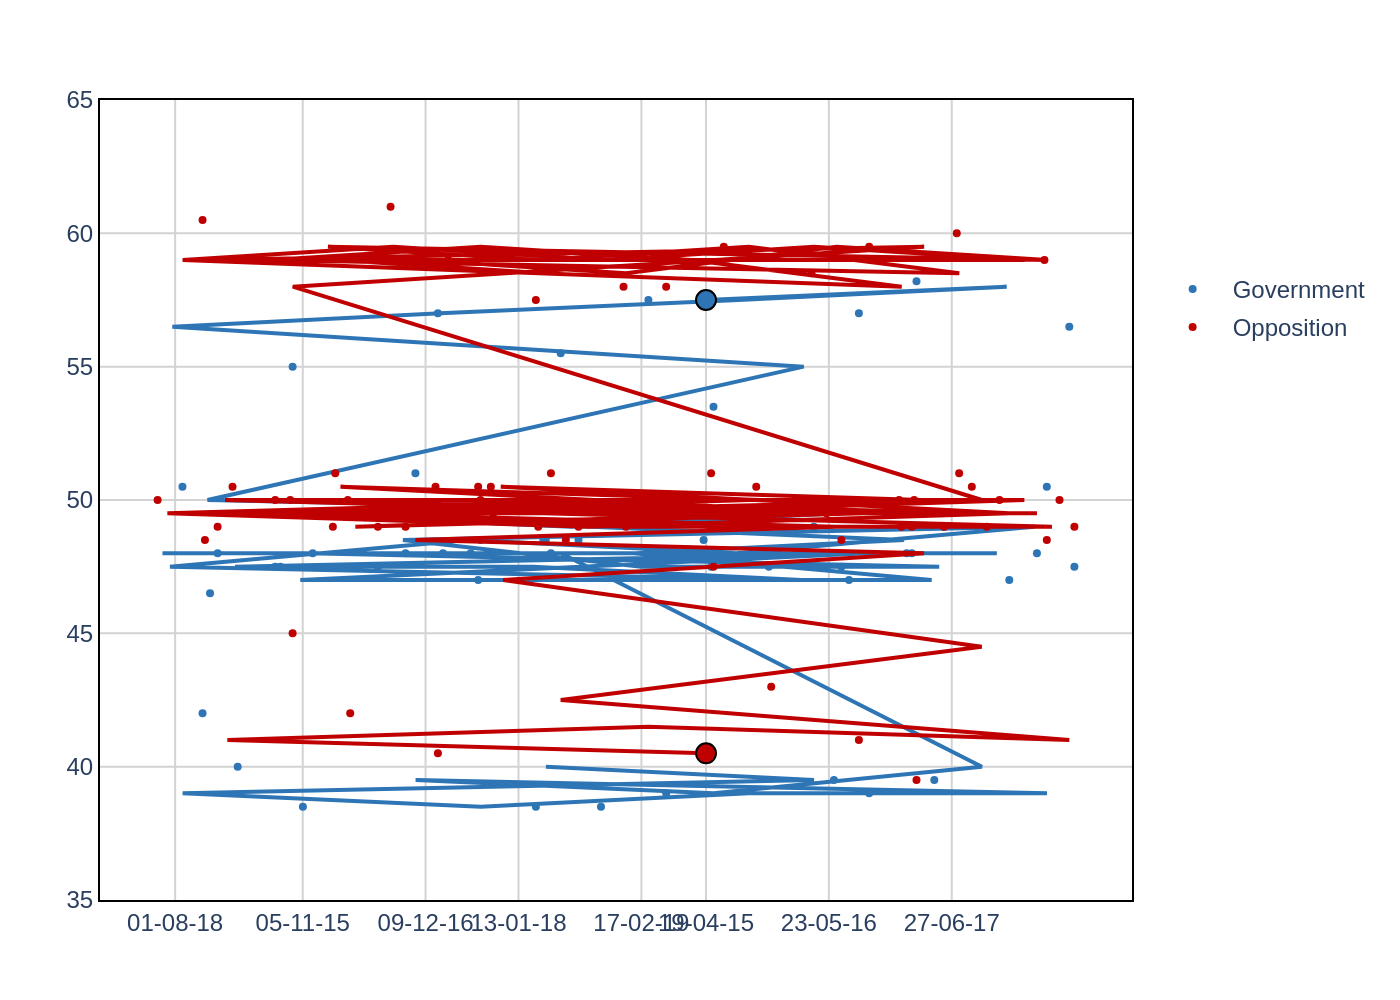

The script that drew this image:
import sys
import json
import plotly.graph_objects as go

# Check for command-line argument
if len(sys.argv) != 2:
    print("Usage: python script.py <path_to_json_file>")
    sys.exit(1)

json_path = sys.argv[1]

# Load data from JSON file
try:
    with open(json_path, 'r', encoding='utf-8') as f:
        chart_data = json.load(f)
except FileNotFoundError:
    print(f"Error: JSON file not found at {json_path}")
    sys.exit(1)
except json.JSONDecodeError:
    print(f"Error: Could not decode JSON from {json_path}")
    sys.exit(1)

# Initialize figure
fig = go.Figure()

# Iterate through each data series in the JSON
for i, series in enumerate(chart_data["chart_data"]):
    color = chart_data["colors"][i]
    series_name = series["name"]

    # Add the main line trace
    fig.add_trace(go.Scatter(
        x=series["x_line"],
        y=series["y_line"],
        mode='lines',
        line=dict(color=color, width=2),
        name=series_name,
        legendgroup=series_name,
        showlegend=False
    ))

    # Add the scatter plot for individual data points
    fig.add_trace(go.Scatter(
        x=series["x_scatter"],
        y=series["y_scatter"],
        mode='markers',
        marker=dict(color=color, size=4),
        name=series_name,
        legendgroup=series_name,
        showlegend=True
    ))

    # Add the large start point
    fig.add_trace(go.Scatter(
        x=series["x_start_point"],
        y=series["y_start_point"],
        mode='markers',
        marker=dict(
            color=color,
            size=10,
            line=dict(width=1, color='black')
        ),
        name=series_name,
        legendgroup=series_name,
        showlegend=False
    ))

# Update layout
texts = chart_data["texts"]
fig.update_layout(
    font_family="Arial",
    plot_bgcolor='white',
    paper_bgcolor='white',
    margin=dict(l=50, r=50, t=50, b=50),
    xaxis=dict(
        tickvals=texts["x_axis_labels"],
        ticktext=texts["x_axis_labels"],
        showgrid=True,
        gridwidth=1,
        gridcolor='#D3D3D3',
        showline=True,
        linewidth=1,
        linecolor='black',
        mirror=True
    ),
    yaxis=dict(
        tickvals=texts["y_axis_labels"],
        ticktext=texts["y_axis_labels"],
        range=[min(texts["y_axis_labels"]), max(texts["y_axis_labels"])],
        showgrid=True,
        gridwidth=1,
        gridcolor='#D3D3D3',
        showline=True,
        linewidth=1,
        linecolor='black',
        mirror=True
    ),
    legend=dict(
        x=1.02,
        y=0.8,
        traceorder='normal',
        bgcolor='rgba(0,0,0,0)'
    )
)

# Generate output filename
if '.' in json_path:
    base_name = json_path.rsplit('.', 1)[0]
else:
    base_name = json_path
output_filename = f"{base_name}.png"

# Save the figure
fig.write_image(output_filename, scale=2)
print(f"Chart saved to {output_filename}")
